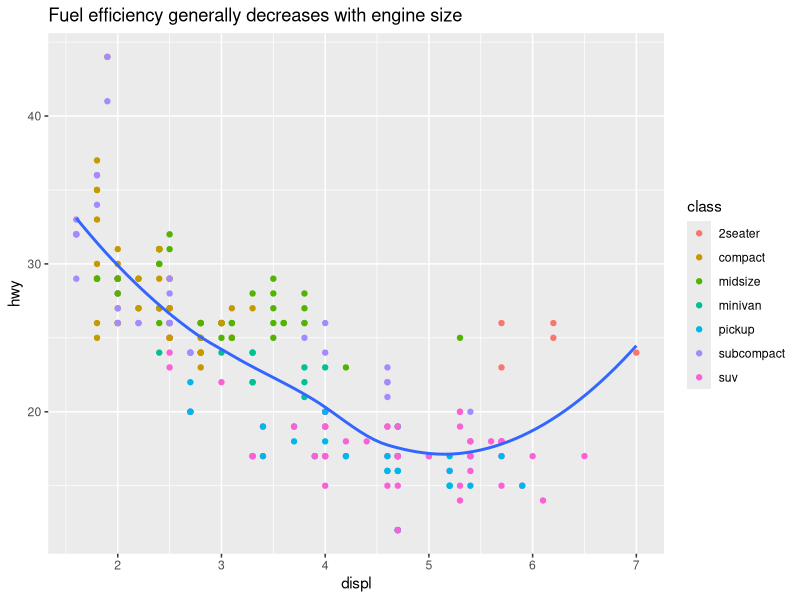
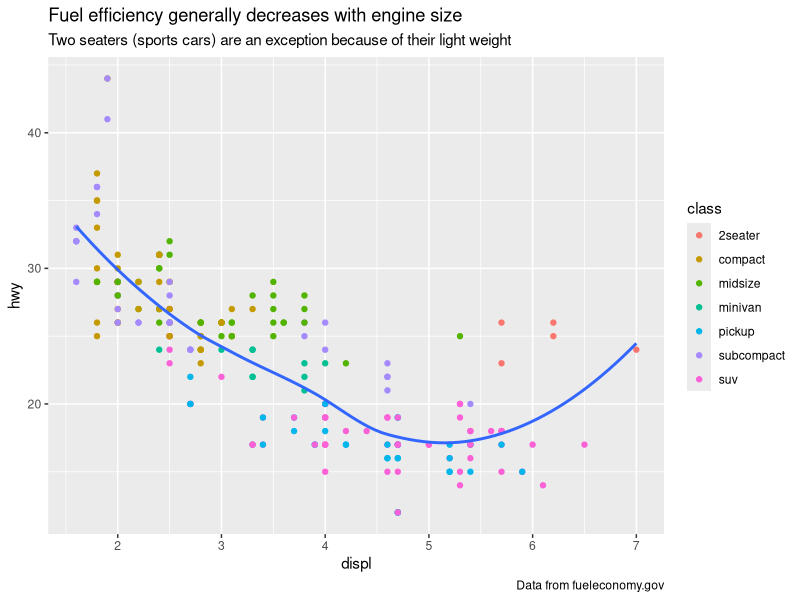
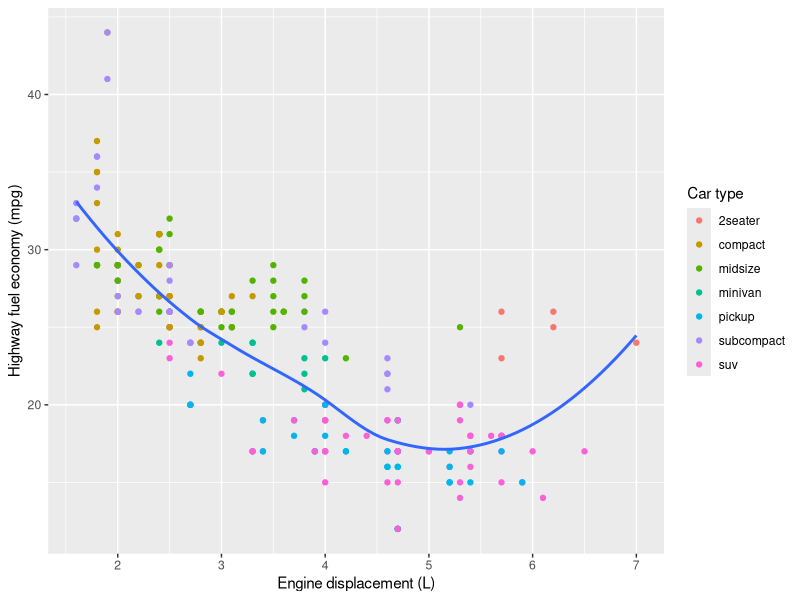
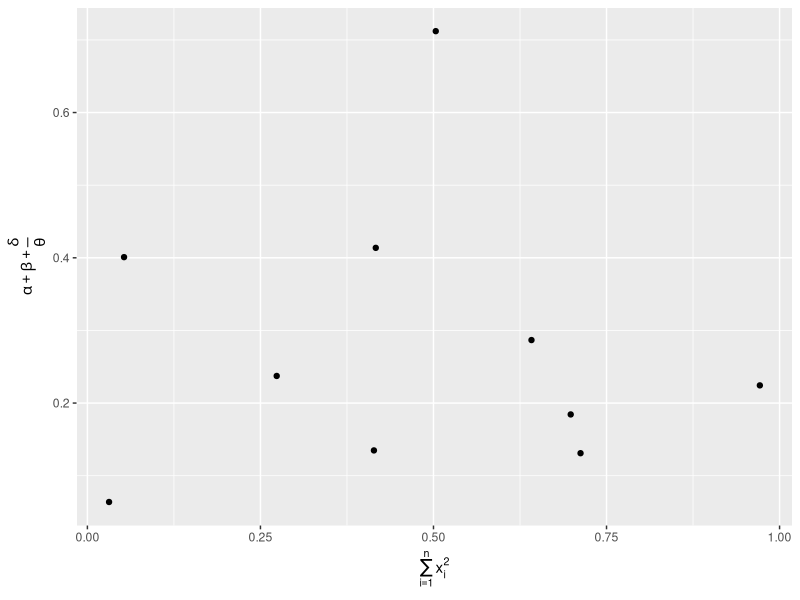
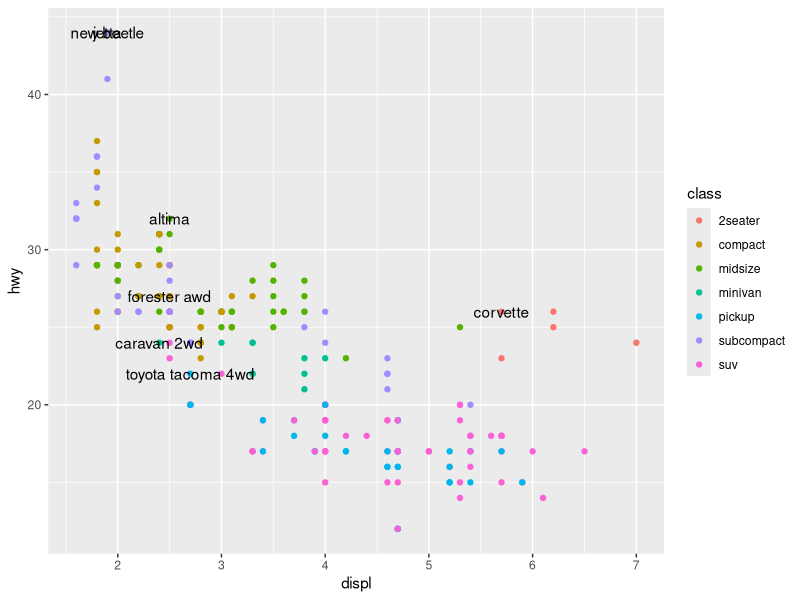
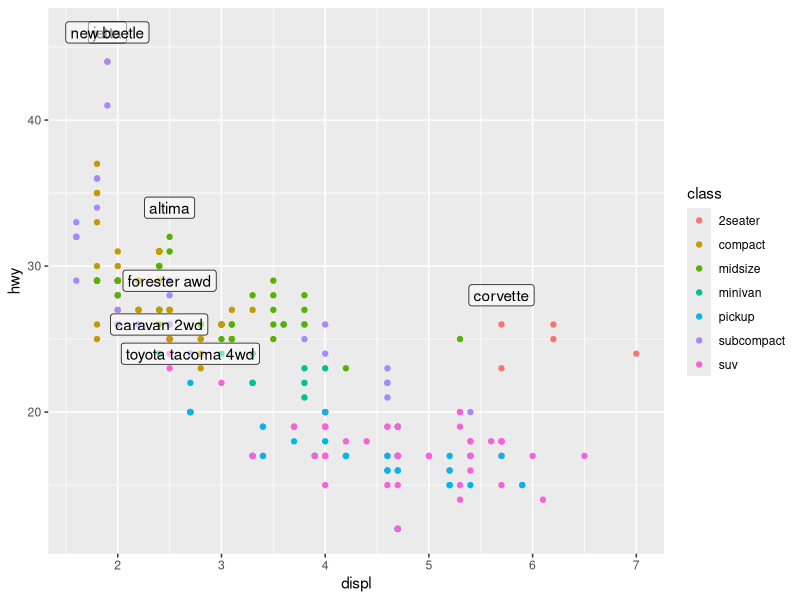
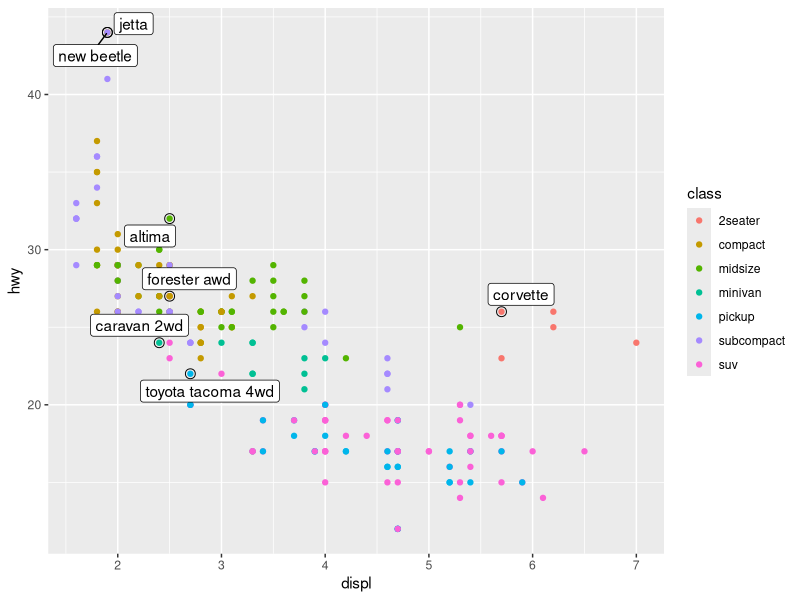
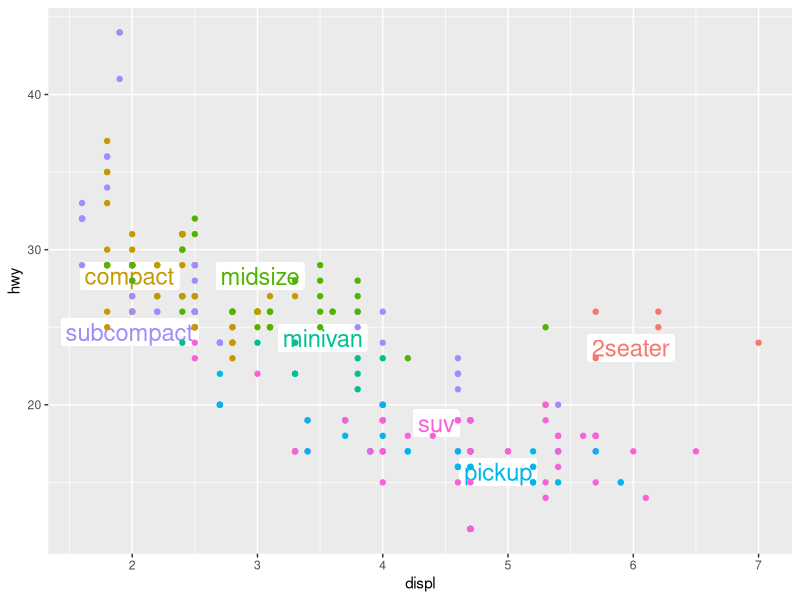

These charts were generated, in order, by the following R code:
library(tidyverse)
ggplot(mpg, aes(displ, hwy)) +
  geom_point(aes(color = class)) +
  geom_smooth(se = FALSE) +
  labs(title = "Fuel efficiency generally decreases with engine size")
ggplot(mpg, aes(displ, hwy)) +
  geom_point(aes(color = class)) +
  geom_smooth(se = FALSE) +
  labs(
    title = "Fuel efficiency generally decreases with engine size",
    subtitle = "Two seaters (sports cars) are an exception because of their light weight",
    caption = "Data from fueleconomy.gov"
  )
ggplot(mpg, aes(displ, hwy)) +
  geom_point(aes(colour = class)) +
  geom_smooth(se = FALSE) +
  labs(
    x = "Engine displacement (L)",
    y = "Highway fuel economy (mpg)",
    colour = "Car type"
  )
df <- tibble(
  x = runif(10),
  y = runif(10)
)
ggplot(df, aes(x, y)) +
  geom_point() +
  labs(
    x = quote(sum(x[i] ^ 2, i == 1, n)),
    y = quote(alpha + beta + frac(delta, theta))
  )

best_in_class <- mpg %>%
  group_by(class) %>%
  filter(row_number(desc(hwy)) == 1)
ggplot(mpg, aes(displ, hwy)) +
  geom_point(aes(colour = class)) +
  geom_text(aes(label = model), data = best_in_class)
ggplot(mpg, aes(displ, hwy)) +
  geom_point(aes(colour = class)) +
  geom_label(aes(label = model), data = best_in_class, nudge_y = 2, alpha = 0.5)
ggplot(mpg, aes(displ, hwy)) +
  geom_point(aes(colour = class)) +
  geom_point(size = 3, shape = 1, data = best_in_class) +
  ggrepel::geom_label_repel(aes(label = model), data = best_in_class)

class_avg <- mpg %>%
  group_by(class) %>%
  summarise(
    displ = median(displ),
    hwy = median(hwy)
  )
ggplot(mpg, aes(displ, hwy, colour = class)) +
  ggrepel::geom_label_repel(aes(label = class),
                            data = class_avg,
                            size = 6,
                            label.size = 0,
                            segment.color = NA
                            ) +
  geom_point() +
  theme(legend.position = "none")

label <- mpg %>%
  summarise(
    displ = max(displ),
    hwy = max(hwy),
    label = "Increasing engine size is \nrelated to decreasing fuel economy"
  )
ggplot(mpg, aes(displ, hwy)) +
  geom_point() +
  geom_text(aes(label = label), data = label, vjust = "top", hjust = "right")

label <- tibble(
  displ = Inf,
  hwy = Inf,
  label = "Increasing engine size is \nrelated to decreasing fuel economy."
)
ggplot(mpg, aes(displ, hwy)) +
  geom_point() +
  geom_text(aes(label = label), data = label, vjust = "top", hjust = "right")

"Increasing engine size is related to decreasing fuel economy." %>%
  stringr::str_wrap(width = 40) %>%
  writeLines()

ggplot(mpg, aes(displ, hwy)) +
  geom_point(aes(colour = class))
ggplot(mpg, aes(displ, hwy)) +
  geom_point(aes(colour = class)) +
  scale_x_continuous() +
  scale_y_continuous() +
  scale_color_discrete()
ggplot(mpg, aes(displ, hwy)) +
  geom_point() +
  scale_y_continuous(breaks = seq(15, 40, by = 5))
ggplot(mpg, aes(displ, hwy)) +
  geom_point() +
  scale_x_continuous(labels = NULL) +
  scale_y_continuous(labels = NULL)

presidential %>%
  mutate(id = 33 + row_number()) %>%
  ggplot(aes(start, id)) +
  geom_point() +
  geom_segment(aes(xend = end, yend = id)) +
  scale_x_date(NULL, breaks = presidential$start, date_labels = "'%y")
base <- ggplot(mpg, aes(displ, hwy)) +
  geom_point(aes(colour = class))
base + theme(legend.position = "left")
base + theme(legend.position = "top")
base + theme(legend.position = "bottom")
base + theme(legend.position = "right")

ggplot(mpg, aes(displ, hwy)) +
  geom_point(aes(colour = class)) +
  geom_smooth(se = FALSE) +
  theme(legend.position = "bottom") +
  guides(colour = guide_legend(nrow = 1, override.aes = list(size = 4)))

ggplot(diamonds, aes(carat, price)) +
  geom_bin2d()
ggplot(diamonds, aes(log10(carat), log10(price))) +
  geom_bin2d()
ggplot(diamonds, aes(carat, price)) +
  geom_bin2d() +
  scale_x_log10() +
  scale_y_log10()
ggplot(mpg, aes(displ, hwy)) +
  geom_point(aes(color = drv))
ggplot(mpg, aes(displ, hwy)) +
  geom_point(aes(color = drv)) +
  scale_color_brewer(palette = "Set1")
ggplot(mpg, aes(displ, hwy)) +
  geom_point(aes(color = drv, shape = drv)) +
  scale_color_brewer(palette = "Set1")
presidential %>%
  mutate(id = 33 + row_number()) %>%
  ggplot(aes(start, id, colour = party)) +
  geom_point() +
  geom_segment(aes(xend = end, yend = id)) +
  scale_color_manual(values = c(Republican = "red", Democratic = "blue"))

df <- tibble(
  x = rnorm(10000),
  y = rnorm(10000)
)
ggplot(df, aes(x, y)) +
  geom_hex() +
  coord_fixed()
ggplot(df, aes(x, y)) +
  geom_hex() +
  viridis::scale_fill_viridis() +
  coord_fixed()

ggplot(mpg, mapping = aes(displ, hwy)) +
  geom_point(aes(color = class)) +
  geom_smooth() +
  coord_cartesian(xlim = c(5, 7), ylim = c(10, 30))
mpg %>%
  filter(displ >=5, displ <= 7, hwy >= 10, hwy <= 30) %>%
  ggplot(aes(displ, hwy)) +
  geom_point(aes(color = class)) +
  geom_smooth()
suv <- mpg %>% filter(class == "suv")
compact <- mpg %>% filter(class == "compact")
ggplot(suv, aes(displ, hwy, colour = drv)) +
  geom_point()
ggplot(compact, aes(displ, hwy, colour = drv)) +
  geom_point()
x_scale <- scale_x_continuous(limits = range(mpg$displ))
y_scale <- scale_y_continuous(limits = range(mpg$hwy))
col_scale <- scale_color_discrete(limits = unique(mpg$drv))
ggplot(suv, aes(displ, hwy, colour = drv)) +
  geom_point() +
  x_scale +
  y_scale +
  col_scale
ggplot(compact, aes(displ, hwy, colour = drv)) +
  geom_point() +
  x_scale +
  y_scale +
  col_scale
ggplot(mpg, aes(displ, hwy)) +
  geom_point(aes(color = class)) +
  geom_smooth(se = FALSE) +
  theme_bw()

ggplot(mpg, aes(displ, hwy)) + geom_point()
ggsave("my-plot.pdf")


